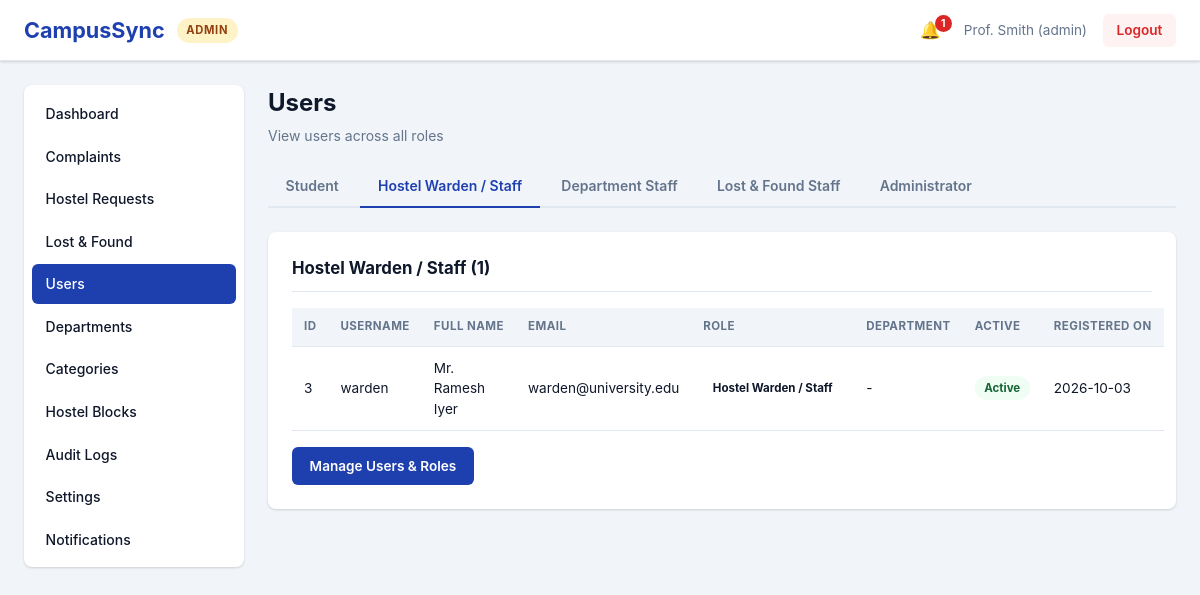
Before: /admin/students?role=warden (signed in) with the older database file.
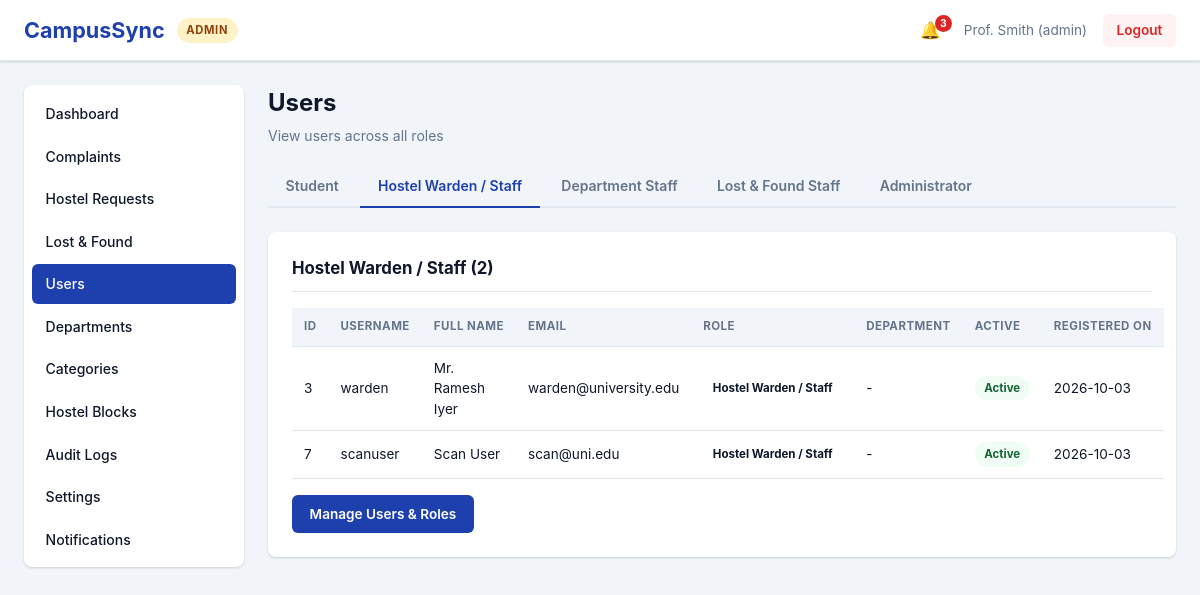
After: the same page with the newer database file.
### models.py (models this page shows, shortened)
class User(db.Model):
    __tablename__ = 'users'
    id = db.Column(db.Integer, primary_key=True)
    username = db.Column(db.String(80), unique=True, nullable=False)
    password_hash = db.Column(db.String(120), nullable=False)
    role = db.Column(db.String(20), nullable=False)  # student|warden|staff|lostfound|admin
    full_name = db.Column(db.String(100), nullable=False)
    email = db.Column(db.String(120), unique=True, nullable=False)
    created_at = db.Column(db.DateTime, default=datetime.utcnow)
    phone = db.Column(db.String(20))
    department_id = db.Column(db.Integer, db.ForeignKey('departments.id'), nullable=True)
    is_active = db.Column(db.Boolean, default=True)
    failed_login_attempts = db.Column(db.Integer, default=0)
    locked_until = db.Column(db.DateTime)
    last_login_at = db.Column(db.DateTime)
    complaints = db.relationship('Complaint', backref='student', lazy=True,
                                foreign_keys='Complaint.student_id')
    hostel_requests = db.relationship('HostelRequest', backref='student', lazy=True,
                                      foreign_keys='HostelRequest.student_id')
    notifications = db.relationship('Notification', backref='user', lazy=True)
    @property
    def role_label(self):
        return ROLE_LABELS.get(self.role, self.role)

### routes/admin.py (the view)
@admin_bp.route('/students')
@admin_required
def students():
    user = current_user()
    role_filter = request.args.get('role', ROLE_STUDENT).strip()
    q = User.query
    if role_filter in ALL_ROLES:
        q = q.filter(User.role == role_filter)
    return render_template('admin/students.html', students=q.order_by(User.full_name).all(),
                           roles=ALL_ROLES, role_labels=ROLE_LABELS,
                           filters={'role': role_filter},
                           departments=Department.query.order_by(Department.name).all(),
                           unread_notifications=unread_count(user.id))

### security.py (called while the page is built)
def current_user():
    user_id = session.get('user_id')
    if not user_id:
        return None
    return db.session.get(User, user_id)

def role_required(*roles):
    def decorator(view):
        @wraps(view)
        def wrapped(*args, **kwargs):
            user = current_user()
            if not user:
                flash('Please log in to access this page.', 'error')
                return redirect(url_for('auth.login'))
            if not user.is_active:
                session.clear()
                flash('Your account has been deactivated. Contact the administrator.', 'error')
                return redirect(url_for('auth.login'))
            if user.role not in roles:
                log_action(user, 'ACCESS_DENIED',
                           module=roles[0],
                           description='Role %s tried to open %s' % (user.role, request.path))
                return _deny()
            return view(*args, **kwargs)
        return wrapped
    return decorator

def unread_count(user_id):
    return Notification.query.filter_by(user_id=user_id, is_read=False).count()

### templates/admin/students.html (shortened to what this page needs)
{% extends 'base.html' %}
{% block content %}
<div class='page-container'>
    <div class='page-header'>
        <h2>Users</h2>
        <p>View users across all roles</p>
    </div>
    <div class='tabs'>
        {% for r in roles %}
        <a href='{{ url_for('admin.students', role=r) }}'
           class='tab-btn {% if filters.role == r %}active{% endif %}'>{{ role_labels[r] }}</a>
        {% endfor %}
    </div>
    <div class='table-card'>
        <h3>{{ role_labels[filters.role] }} ({{ students|length }})</h3>
        {% if students %}
        <div class='table-responsive'>
            <table class='data-table'>
                <thead>
                    <tr><th>ID</th><th>Username</th><th>Full Name</th><th>Email</th><th>Role</th><th>Department</th><th>Active</th><th>Registered On</th></tr>
                </thead>
                <tbody>
                    {% for u in students %}
                    <tr>
                        <td>{{ u.id }}</td>
                        <td>{{ u.username }}</td>
                        <td>{{ u.full_name }}</td>
                        <td>{{ u.email }}</td>
                        <td><span class='status-badge role-{{ u.role }}'>{{ u.role_label }}</span></td>
                        <td>{{ u.department.name if u.department else '-' }}</td>
                        <td><span class='status-badge {% if u.is_active %}status-resolved{% else %}status-closed{% endif %}'>{% if u.is_active %}Active{% else %}Inactive{% endif %}</span></td>
                        <td>{{ u.created_at.strftime('%Y-%m-%d') if u.created_at else 'N/A' }}</td>
                    </tr>
                    {% endfor %}
                </tbody>
            </table>
        </div>
        {% else %}
        <p class='empty-state'>No users with this role.</p>
        {% endif %}
        <div class='action-buttons' style='margin-top:1rem;'>
            <a href='{{ url_for('admin.users') }}' class='btn btn-primary'>Manage Users &amp; Roles</a>
        </div>
    </div>
</div>
{% endblock %}

### templates/base.html (shortened to what the changed rows need)
<!DOCTYPE html>
<html lang='en'>
<head>
    <link rel='stylesheet' href='{{ url_for('static', filename='css/style.css') }}'>
</head>
<body data-guard-exit="{{ 'true' if request.endpoint in ('student.dashboard', 'warden.dashboard', 'staff.dashboard', 'lostfound.dashboard', 'admin.dashboard') else 'false' }}" data-logout-url="{{ url_for('auth.logout') }}">
    <div class='app-container'>
        {% if session.user_id %}
        <header class='header'>
            <div class='header-left'>
                <h1 class='logo'>CampusSync</h1>
            </div>
            <div class='header-right'>
                <a href='{{ url_for('student.notifications') if session.role == 'student' else url_for('admin.notifications') if session.role == 'admin' else '#' }}'
                   class='notification-indicator {% if unread_notifications|default(0) > 0 %}has-unread{% endif %}'>
                    <span class='bell'>🔔</span>
                    {% if unread_notifications|default(0) > 0 %}
                        <span class='badge'>{{ unread_notifications }}</span>
                    {% endif %}
                </a>
            </div>
        </header>
        <div class='main-container'>
            <main class='content'>
                {% block content %}{% endblock %}
            </main>
        </div>
        {% else %}
            {% block login_content %}{% endblock %}
        {% endif %}
    </div>
</body>
</html>

Changed rows visible on the page:
added User: id "7", username "scanuser", full_name "Scan User", email "scan@uni.edu", role_label "Hostel Warden / Staff", department "-", is_active "Active", created_at "2026-10-03"
Other visible differences:
{{ unread_notifications }}: "1" → "3"
{{ students|length }}: "1" → "2"
